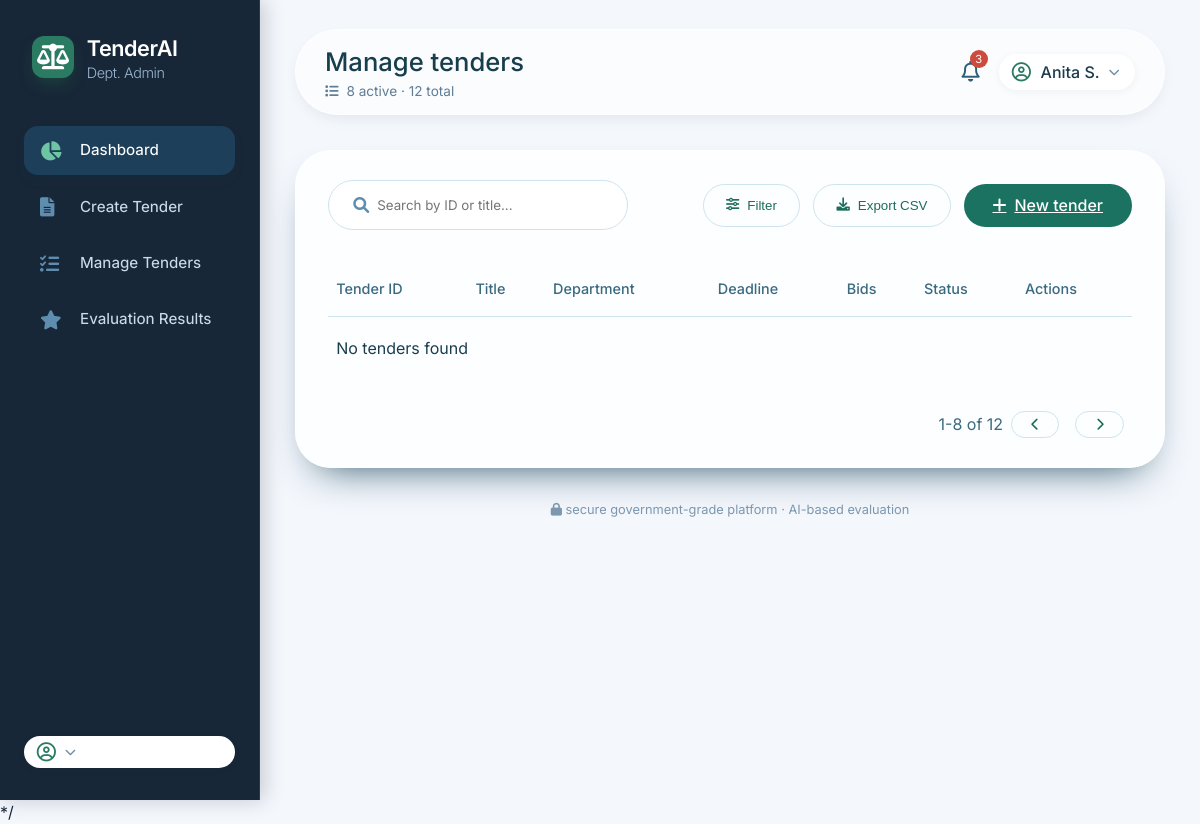
/managetender/, run on an earlier commit of the app's database.
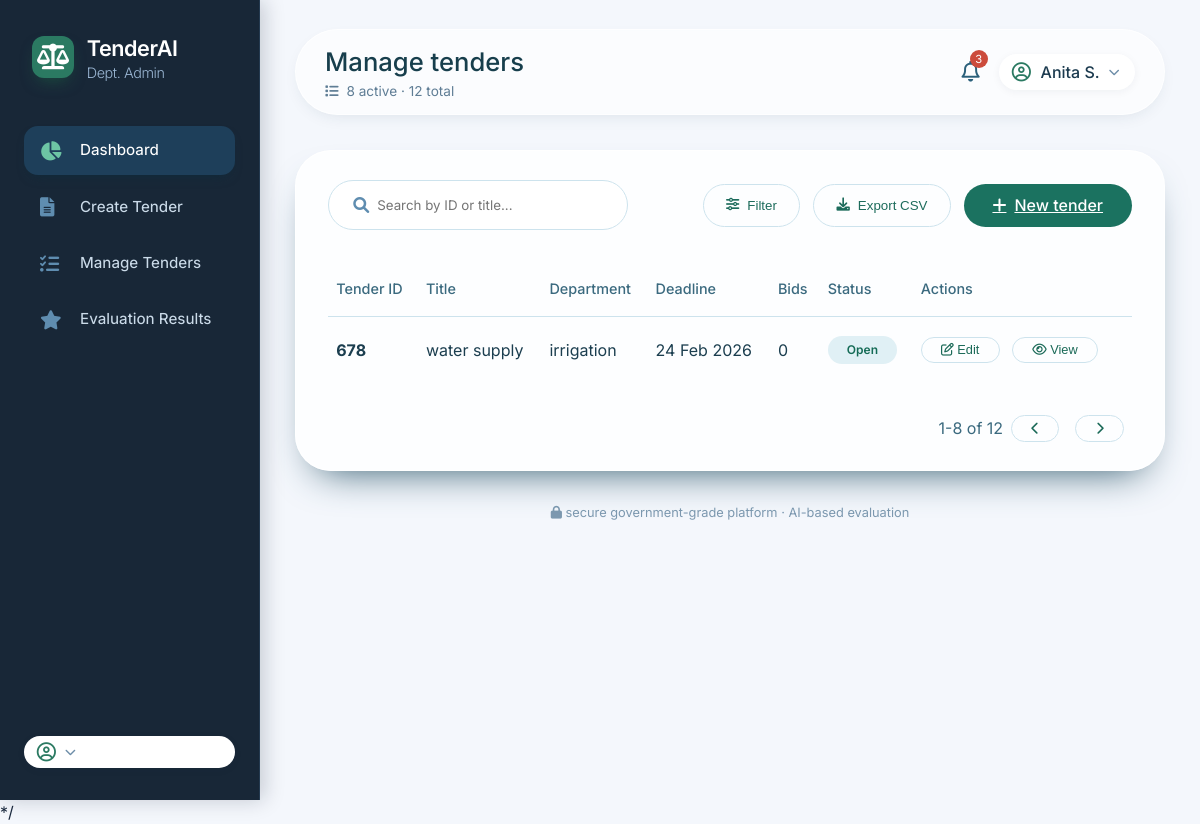
And on a later commit of the database.
### app1/models.py (models this page shows, shortened)
class Tender(models.Model):
    STATUS_CHOICES = [
        ('draft', 'Draft'),
        ('published', 'Published'),
    ]
    tender_id = models.CharField(max_length=50, unique=True)
    title = models.CharField(max_length=200)
    department = models.CharField(max_length=100)
    boq_file = models.FileField(upload_to='boq_files/')
    min_turnover = models.DecimalField(max_digits=15, decimal_places=2)
    min_experience = models.PositiveIntegerField(help_text="In years")
    certificates = models.CharField(max_length=200, blank=True, null=True)
    manpower = models.PositiveIntegerField(blank=True, null=True)
    weight_price = models.PositiveIntegerField(default=0)
    weight_experience = models.PositiveIntegerField(default=0)
    weight_technical = models.PositiveIntegerField(default=0)
    weight_performance = models.PositiveIntegerField(default=0)
    last_date = models.DateField()
    required_documents = models.CharField(max_length=200)
    category = models.CharField(max_length=50, blank=True, null=True)
    created_by = models.ForeignKey(User, on_delete=models.CASCADE)
    status = models.CharField(max_length=10, choices=STATUS_CHOICES, default='draft')
    created_at = models.DateTimeField(auto_now_add=True)
    updated_at = models.DateTimeField(auto_now=True)

### app1/views.py (the view)
# urls.py: path('managetender/', views.managetender, name = 'managetender'),
def managetender(request):
    tenders = Tender.objects.values('tender_id', 'title', 'department', 'last_date')
    context = {
        'tenders': tenders,
        'username': request.user.username if request.user.is_authenticated else None
    }
    return render(request, 'managetender.html', context)

### templates/managetender.html (shortened to what this page needs)
{% load static %}
<!DOCTYPE html>
<html lang="en">
<head>
  <link rel="stylesheet" href="https://cdnjs.cloudflare.com/ajax/libs/font-awesome/6.0.0-beta3/css/all.min.css">
</head>
<body>
<div class="app">
  <aside class="sidebar">
    <div class="logo-area">
      <div class="logo-icon"><i class="fas fa-scale-balanced"></i></div>
      <div class="logo-text">TenderAI <span>Dept. Admin</span></div>
    </div>
    <nav class="nav">
      <a href="{% url 'Government_dashboard' %}" class="nav-item active"><i class="fas fa-chart-pie"></i> Dashboard</button></a>
      <a href="{% url 'createtender' %}" class="nav-item"><i class="fas fa-file-alt"></i> Create Tender</button></a>
      <a href="{% url 'managetender'%}" class="nav-item"><i class="fas fa-list-check"></i> Manage Tenders</button></a>
      <a href="{% url 'evaluation'%}" class="nav-item"><i class="fas fa-star"></i> Evaluation Results</button></a>
    </nav>
    <div class="user-profile">
        <i class="far fa-user-circle"></i>
        <i class="fas fa-chevron-down" style="font-size:0.7rem; color:#6d8da8;"></i>
        </div>
  </aside>
  <main class="main">
    <div class="top-bar">
      <div class="page-title">
        <h1>Manage tenders</h1>
        <p><i class="fas fa-list" style="margin-right:4px;"></i> <span id="activeCount">8</span> active · <span id="totalCount">12</span> total</p>
      </div>
      <div class="right-actions">
        <div class="notification-bell" id="notificationBell">
          <i class="far fa-bell"></i>
          <span class="badge" id="notificationCount">3</span>
        </div>
        <div class="user-profile" onclick="alert('Profile settings (demo)')">
          <i class="far fa-user-circle"></i>
          <span>Anita S.</span>
          <i class="fas fa-chevron-down" style="font-size:0.7rem; color:#6d8da8;"></i>
        </div>
      </div>
    </div>
    <div class="table-card">
      <div class="search-bar">
        <div class="search-wrapper">
          <i class="fas fa-search"></i>
          <input type="text" placeholder="Search by ID or title..." id="searchInput">
        </div>
        <div class="filter-actions">
          <button class="btn-outline" id="toggleFilterBtn"><i class="fas fa-sliders-h"></i> Filter</button>
          <button class="btn-outline" id="exportBtn"><i class="fas fa-download"></i> Export CSV</button>
          <a href="{% url 'createtender' %}" class="btn-primary">
  <i class="fas fa-plus"></i> New tender
</a>
        </div>
      </div>
      <table class="tender-table" id="tenderTable">
        <thead>
          <tr>
            <th>Tender ID</th>
            <th>Title</th>
            <th>Department</th>
            <th>Deadline</th>
            <th>Bids</th>
            <th>Status</th>
            <th>Actions</th>
          </tr>
        </thead>
      <tbody id="tableBody">
  {% for tender in tenders %}
    <tr>
      <td><strong>{{ tender.tender_id }}</strong></td>
      <td>{{ tender.title }}</td>
      <td>{{ tender.department }}</td>
      <td>{{ tender.last_date|date:"d M Y" }}</td>
      <td>0</td>
      <td><span class="status-badge open">Open</span></td>
      <td>
        <button class="action-btn" onclick="alert('Edit {{ tender.tender_id }}')">
          <i class="far fa-edit"></i> Edit
        </button>
        <button class="action-btn" onclick="alert('View bids for {{ tender.tender_id }}')">
          <i class="far fa-eye"></i> View
        </button>
      </td>
    </tr>
  {% empty %}
    <tr><td colspan="7">No tenders found</td></tr>
  {% endfor %}
</tbody>
      </table>
      <div style="display: flex; justify-content: flex-end; align-items: center; margin-top: 2rem; gap: 0.5rem;">
        <span style="color:#3b6a7f;" id="paginationInfo">1-8 of 12</span>
        <button class="action-btn" style="border-radius: 20px;" id="prevPage"><i class="fas fa-chevron-left"></i></button>
        <button class="action-btn" style="border-radius: 20px;" id="nextPage"><i class="fas fa-chevron-right"></i></button>
      </div>
    </div>
    <div class="footer-note">
      <i class="fas fa-lock"></i> secure government-grade platform · AI-based evaluation
    </div>
  </main>
</div>
*/
</body>
</html>

What changed in the data, as far as the page shows it:
added Tender: tender_id "678", title "water supply", department "irrigation", last_date "24 Feb 2026"
Also different on the page:
text no longer shown: "No tenders found"
